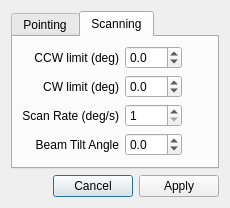
<?xml version="1.0" encoding="UTF-8"?>
<ui version="4.0">
 <class>AntennaModeDialog</class>
 <widget class="QDialog" name="AntennaModeDialog">
  <property name="geometry">
   <rect>
    <x>0</x>
    <y>0</y>
    <width>230</width>
    <height>198</height>
   </rect>
  </property>
  <property name="windowTitle">
   <string>Antenna Mode</string>
  </property>
  <layout class="QVBoxLayout" name="verticalLayout">
   <item>
    <widget class="QTabWidget" name="tabWidget">
     <property name="currentIndex">
      <number>1</number>
     </property>
     <widget class="QWidget" name="pointingTab">
      <attribute name="title">
       <string>Pointing</string>
      </attribute>
      <layout class="QGridLayout" name="gridLayout">
       <item row="0" column="0">
        <widget class="QLabel" name="pointingAngleLabel">
         <property name="text">
          <string>Pointing angle (deg)</string>
         </property>
        </widget>
       </item>
       <item row="0" column="2">
        <spacer name="horizontalSpacer">
         <property name="orientation">
          <enum>Qt::Horizontal</enum>
         </property>
         <property name="sizeHint" stdset="0">
          <size>
           <width>0</width>
           <height>0</height>
          </size>
         </property>
        </spacer>
       </item>
       <item row="0" column="1">
        <widget class="QDoubleSpinBox" name="pointingSpinBox">
         <property name="decimals">
          <number>1</number>
         </property>
         <property name="minimum">
          <double>-180.000000000000000</double>
         </property>
         <property name="maximum">
          <double>360.000000000000000</double>
         </property>
         <property name="singleStep">
          <double>0.100000000000000</double>
         </property>
        </widget>
       </item>
      </layout>
     </widget>
     <widget class="QWidget" name="scanningTab">
      <attribute name="title">
       <string>Scanning</string>
      </attribute>
      <layout class="QGridLayout" name="gridLayout_2">
       <item row="0" column="2">
        <spacer name="horizontalSpacer_2">
         <property name="orientation">
          <enum>Qt::Horizontal</enum>
         </property>
         <property name="sizeHint" stdset="0">
          <size>
           <width>0</width>
           <height>0</height>
          </size>
         </property>
        </spacer>
       </item>
       <item row="1" column="0">
        <widget class="QLabel" name="cwLimitLabel">
         <property name="text">
          <string>CW limit (deg)</string>
         </property>
         <property name="alignment">
          <set>Qt::AlignRight|Qt::AlignTrailing|Qt::AlignVCenter</set>
         </property>
        </widget>
       </item>
       <item row="0" column="0">
        <widget class="QLabel" name="ccwLimitLabel">
         <property name="text">
          <string>CCW limit (deg)</string>
         </property>
         <property name="alignment">
          <set>Qt::AlignRight|Qt::AlignTrailing|Qt::AlignVCenter</set>
         </property>
        </widget>
       </item>
       <item row="2" column="0">
        <widget class="QLabel" name="scanRateLabel">
         <property name="text">
          <string>Scan Rate (deg/s)</string>
         </property>
         <property name="alignment">
          <set>Qt::AlignRight|Qt::AlignTrailing|Qt::AlignVCenter</set>
         </property>
        </widget>
       </item>
       <item row="2" column="1">
        <widget class="QSpinBox" name="scanRateSpinBox">
         <property name="minimum">
          <number>1</number>
         </property>
         <property name="maximum">
          <number>90</number>
         </property>
        </widget>
       </item>
       <item row="0" column="1">
        <widget class="QDoubleSpinBox" name="ccwLimitSpinBox">
         <property name="decimals">
          <number>1</number>
         </property>
         <property name="minimum">
          <double>-45.000000000000000</double>
         </property>
         <property name="maximum">
          <double>225.000000000000000</double>
         </property>
         <property name="singleStep">
          <double>0.100000000000000</double>
         </property>
        </widget>
       </item>
       <item row="1" column="1">
        <widget class="QDoubleSpinBox" name="cwLimitSpinBox">
         <property name="decimals">
          <number>1</number>
         </property>
         <property name="minimum">
          <double>-45.000000000000000</double>
         </property>
         <property name="maximum">
          <double>225.000000000000000</double>
         </property>
         <property name="singleStep">
          <double>0.100000000000000</double>
         </property>
        </widget>
       </item>
       <item row="3" column="0">
        <widget class="QLabel" name="beamTiltLabel">
         <property name="text">
          <string>Beam Tilt Angle</string>
         </property>
         <property name="alignment">
          <set>Qt::AlignRight|Qt::AlignTrailing|Qt::AlignVCenter</set>
         </property>
        </widget>
       </item>
       <item row="3" column="1">
        <widget class="QDoubleSpinBox" name="beamTiltSpinBox">
         <property name="decimals">
          <number>1</number>
         </property>
         <property name="minimum">
          <double>-6.000000000000000</double>
         </property>
         <property name="maximum">
          <double>6.000000000000000</double>
         </property>
        </widget>
       </item>
      </layout>
     </widget>
    </widget>
   </item>
   <item>
    <widget class="QDialogButtonBox" name="buttonBox">
     <property name="orientation">
      <enum>Qt::Horizontal</enum>
     </property>
     <property name="standardButtons">
      <set>QDialogButtonBox::Apply|QDialogButtonBox::Cancel</set>
     </property>
     <property name="centerButtons">
      <bool>false</bool>
     </property>
    </widget>
   </item>
  </layout>
 </widget>
 <resources/>
 <connections>
  <connection>
   <sender>buttonBox</sender>
   <signal>accepted()</signal>
   <receiver>AntennaModeDialog</receiver>
   <slot>accept()</slot>
   <hints>
    <hint type="sourcelabel">
     <x>248</x>
     <y>254</y>
    </hint>
    <hint type="destinationlabel">
     <x>157</x>
     <y>274</y>
    </hint>
   </hints>
  </connection>
  <connection>
   <sender>buttonBox</sender>
   <signal>rejected()</signal>
   <receiver>AntennaModeDialog</receiver>
   <slot>reject()</slot>
   <hints>
    <hint type="sourcelabel">
     <x>316</x>
     <y>260</y>
    </hint>
    <hint type="destinationlabel">
     <x>286</x>
     <y>274</y>
    </hint>
   </hints>
  </connection>
 </connections>
</ui>
